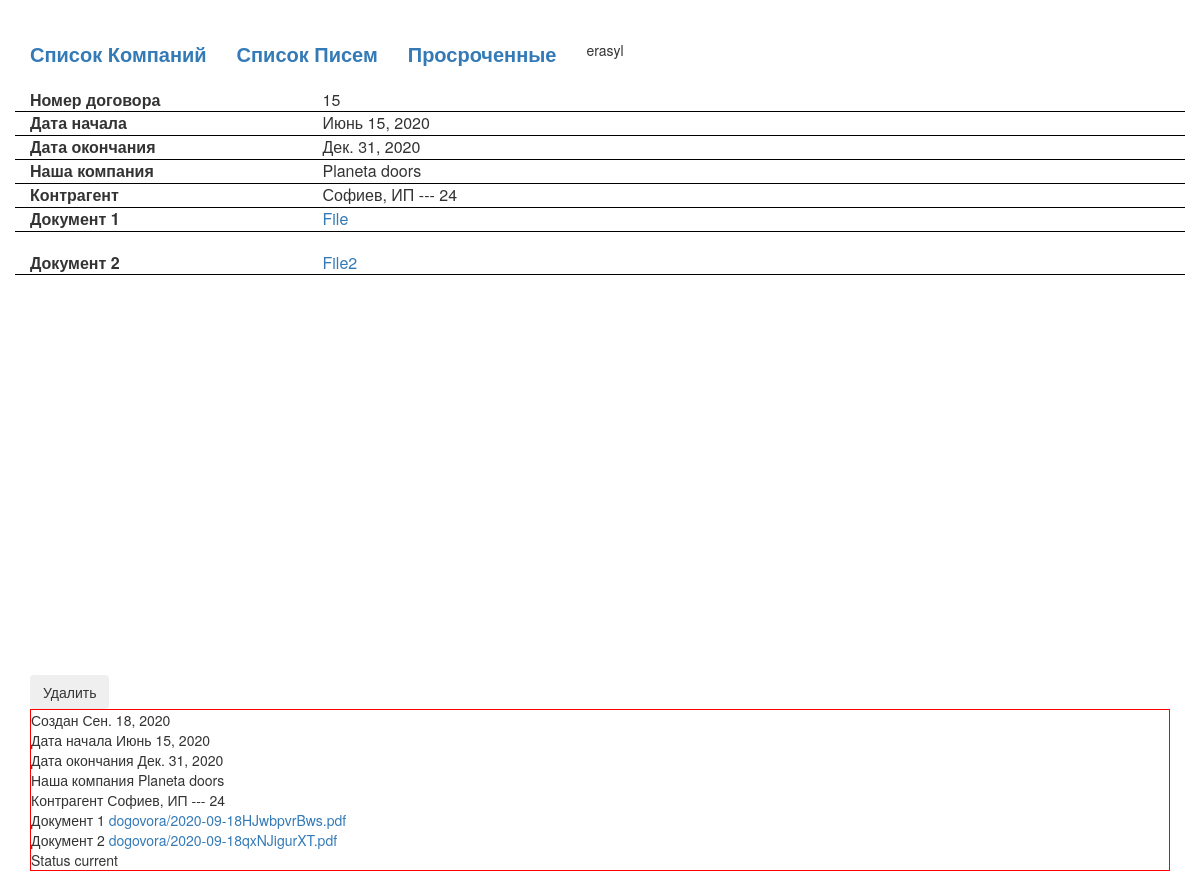
The page /dogovor_detail/4/24/6 (signed in) on the database its author committed.
### blog/models.py (models this page shows, shortened)
class Dogovor(models.Model):
    created_at = models.DateField(auto_now_add=True, null=True,)
    init = models.ForeignKey(Worker, on_delete=models.CASCADE, verbose_name='Инициатор', default='')
    own_company = models.ForeignKey(OwnCompany, on_delete=models.CASCADE, null=True, verbose_name='Сторона 1')
    signer_one = models.CharField('Подписант 1', max_length=1, choices=signer_choice, default='1')
    side_two = models.ForeignKey(Entity, on_delete=models.CASCADE, null=True, verbose_name='Сторона 2', related_name='Side 2+')
    signer_two = models.CharField('Подписант 2', max_length=1, choices=signer_choice, default='1')
    side_three = models.ForeignKey(Entity, on_delete=models.CASCADE, null=True, blank=True, verbose_name='Сторона 3', related_name='Side 3+')
    signer_three = models.CharField('Подписант 3', max_length=1, choices=signer_choice, blank=True, default='1')
    number = models.CharField('Номер Договора', max_length=100, blank=True, default='')
    originity = models.CharField('Имеется Оригинал', max_length=1, choices=resident_choice, default='1')
    renew = models.CharField('Авто Продление', max_length=1, choices=resident_choice, default='1')
    date_start = models.DateField('Дата Договора', null=True)
    date_end = models.DateField('Окончание Договора', null=True)
    upload_file = models.FileField(null=True, blank=True, upload_to=file_path)
    subs = models.ForeignKey(Sub, on_delete=models.CASCADE, null=True, blank= True, verbose_name='Допника')
    status = models.CharField('Статус', max_length=20, default='current', editable=False)
    upload_file2 = models.FileField(null=True, blank=True, upload_to=file_path)
    upload_file3 = models.FileField(null=True, blank=True, upload_to=file_path)
    upload_file4 = models.FileField(null=True, blank=True, upload_to=file_path)
    upload_file5 = models.FileField(null=True, blank=True, upload_to=file_path)

class OwnCompany(models.Model):
    name = models.CharField('Название Юр.  Лица', max_length=200)
    ebin = models.CharField('БИН РК', max_length=14, blank=True)
    adress = models.CharField('Адрес', max_length=200, blank=True)
    def __str__(self):
        return self.name

class Entity(models.Model):
    name = models.CharField('Название Юр. Лица', max_length=200)
    side_one = models.CharField('Резидент РК', max_length=1, choices=resident_choice, default='1')
    ebin = models.CharField('БИН РК', max_length=12, blank=True)
    etype = models.CharField('Тип организаций', max_length=1, choices=entity_type)
    adress = models.CharField('Адрес', max_length=200, blank=True)
    ebin2 = models.CharField('Иностранный Номер', max_length=200, blank=True)
    def __str__(self):
        return self.name +', ' + self.get_etype_display()+ " ---     " + str(self.id)

### blog/views.py (the view)
# urls.py: path('dogovor_detail/<int:pk>/<int:pk_alt>/<int:pk_altos>', views.dogovor_detail, name='dogovor_detail'),
def dogovor_detail(request, pk, pk_alt, pk_altos):
    dogovor = Dogovor.objects.get(id=pk_altos)
    company = OwnCompany.objects.get(id=pk)
    side_two = Entity.objects.get(id = pk_alt)
    context = {
        'dogovor': dogovor,
        'company': company,
        'side_two': side_two,
    }
    return render(request, 'blog/dogovor_detail.html', context)

### blog/templates/blog/dogovor_detail.html (shortened to what this page needs)
{% extends 'blog/base.html' %}
{% block content %}
    <div class="dogovor_detail">
        {% if dogovor %}
            {% if dogovor.status == "current" %}
                <div class="row">
                    <div class="col-md-3">
                        Номер договора
                    </div>
                    <div class="col-md-7">
                        {{ dogovor.number }}
                    </div>
                </div>
                <div class="row">
                    <div class="col-md-3">
                        Дата начала  <br>
                    </div>
                    <div class="col-md-7">
                        {{ dogovor.date_start }}
                    </div>
                </div>
                <div class="row">
                    <div class="col-md-3">
                        Дата окончания<br>
                    </div>
                    <div class="col-md-7">
                        {{ dogovor.date_end }}
                    </div>
                </div>
                <div class="row">
                    <div class="col-md-3">
                        Наша компания
                    </div>
                    <div class="col-md-7">
                        {{ dogovor.own_company }}
                    </div>
                </div>
                <div class="row">
                    <div class="col-md-3">
                        Контрагент
                    </div>
                    <div class="col-md-7">
                        {{ dogovor.side_two }}
                    </div>
                </div>
                {% if dogovor.upload_file %}
                    <div class="row">
                        <div class="col-md-3">
                            Документ 1
                        </div>
                        <div class="col-md-7">
                            <a href="{{ dogovor.upload_file.url }}">File</a>
                        </div>
                    </div>
                    <br>
                {% endif %}
                {% if dogovor.upload_file2 %}
                    <div class="row">
                        <div class="col-md-3">
                            Документ 2
                        </div>
                        <div class="col-md-7">
                            <a href="{{ dogovor.upload_file2.url }}">File2</a>
                        </div>
                    </div>
                {% endif %}
                <button class="btn" id="delete">Удалить</button>
            {% elif dogovor.status == "trash" %}
                Удалено
            {% endif %}
        {% endif %}
        {% if user.is_superuser %}
            <div class="super_only">
                Создан {{ dogovor.created_at }} <br>
                Дата начала {{ dogovor.date_start }} <br>
                Дата окончания {{ dogovor.date_end }} <br>
                Наша компания {{ dogovor.own_company }} <br>
                Контрагент {{ dogovor.side_two }} <br>
                {% if dogovor.upload_file %}
                    Документ 1 <a href="{{ dogovor.upload_file.url }}">{{ dogovor.upload_file }}</a> <br>
                {% endif %}
                {% if dogovor.upload_file2 %}
                    Документ 2 <a href="{{ dogovor.upload_file2.url }}">{{ dogovor.upload_file2 }}</a> <br>
                {% endif %}
                Status  {{ dogovor.status }}
            </div>
        {% endif %}
    </div>
{% endblock %}

### blog/templates/blog/base.html (shortened to what this page needs)
{% load static %}
{% if user.is_authenticated %}
    <html>
        <head>
            <link rel="stylesheet" href="//maxcdn.bootstrapcdn.com/bootstrap/3.2.0/css/bootstrap.min.css">
            <link rel="stylesheet" href="//maxcdn.bootstrapcdn.com/bootstrap/3.2.0/css/bootstrap-theme.min.css">
            <link rel="stylesheet" href="/static/css/style.css">
        </head>
        <body>
            {% if user.get_username == 'Law' or user.is_superuser %}
                <div class="container header">
                    <a href="{% url 'company_list' %}"><div>Список Компаний</div></a>
                    <a href="{% url 'mail_list' %}"><div>Список Писем</div></a>
                    <a href="{% url 'expired_list' %}"><div>Просроченные</div></a>
                    {{ user.get_username }}
                </div>
            {% endif %}
            <div class="container">
                {% block content %}
                {% endblock %}
            </div>
        </body>
    </html>
{% else %}
    Please Login
    <a href="{% url 'user_login' %}"><div>Sign in</div></a>
{% endif %}

### blog/static/css/style.css (style rules this page uses)
.super_only { border: 1px solid red; }
.header { display: flex; margin-top: 40px; margin-bottom: 20px; }
.header div { margin-right: 30px; font-size: 20px; font-weight: bold; }
.dogovor_detail #delete { margin-top: 400px; }
.dogovor_detail .row { font-size: 16px; border-bottom: 1px solid black; }
.dogovor_detail .row .col-md-3 { font-weight: bold; }

### rows shown on the page
Dogovor: number "15", date_start "Июнь 15, 2020", date_end "Дек. 31, 2020", own_company "Planeta doors", side_two "Софиев, ИП --- 24", created_at "Сен. 18, 2020", upload_file "dogovora/2020-09-18HJwbpvrBws.pdf", upload_file2 "dogovora/2020-09-18qxNJigurXT.pdf", status "current"

### other values the page prints
{{ user.get_username }} "erasyl"
